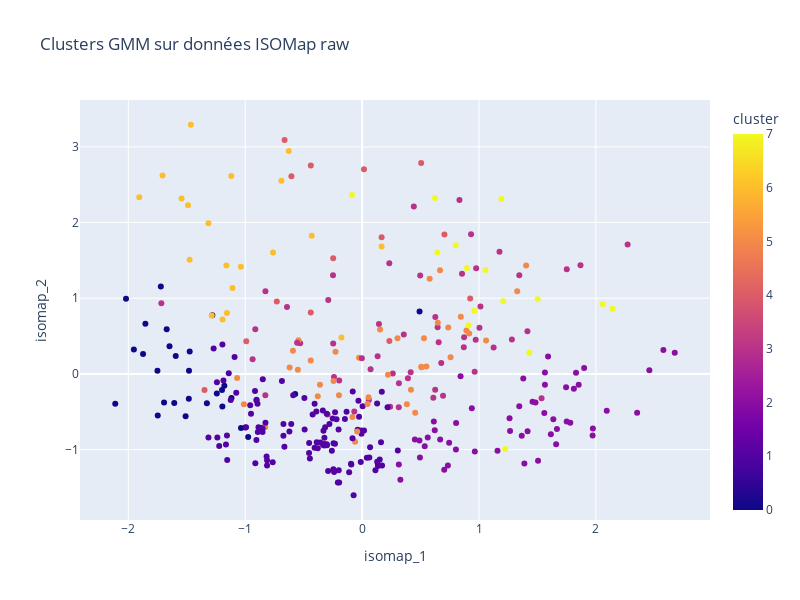
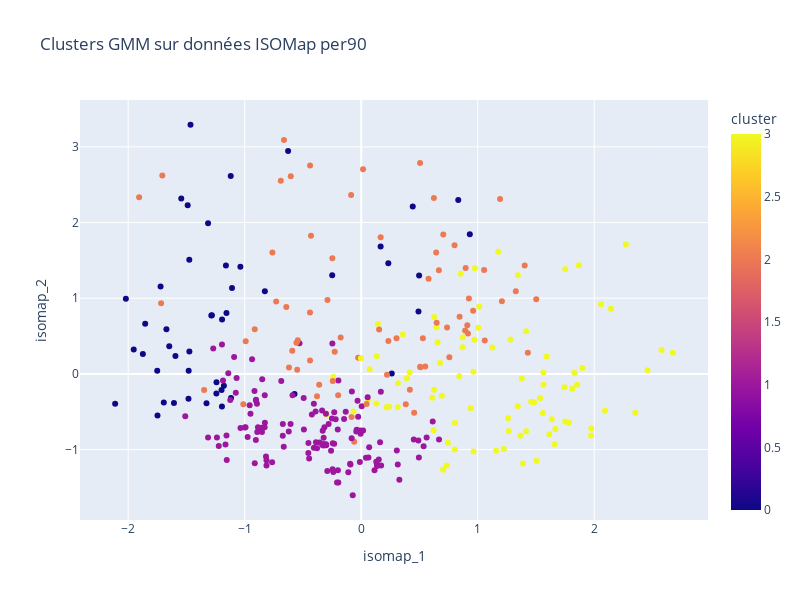

Source (notebook cell) for these figures, in order:
### Markdown cell above
## Results Display

### Code cell
def print_results(X, column1, column2, data_name) :
    fig = px.scatter(
        X,
        x= column1, 
        y= column2, 
        color='cluster', 
        hover_data=['player_name', 'positions'],  # ce qui s'affiche au survol
        title=f"Clusters GMM sur données {data_name}",
        width=800, 
        height=600,
        color_discrete_sequence= None
    )
    fig.show()

print_results(X_gmm_iso_raw, "isomap_1", "isomap_2", "ISOMap raw")
print_results(X_gmm_iso_per90, "isomap_1", "isomap_2", "ISOMap per90")

### Figure 1 — Plotly figure (JSON) as saved in the notebook; plotly's stock layout.template omitted (floating-point values rounded to 4 significant figures; data arrays with more than 128 entries replaced by an {"elided": "..."} marker saying what was removed)
{"data": [{"customdata": {"elided": "333x2 str values"}, "hovertemplate": "isomap_1=%{x}<br>isomap_2=%{y}<br>player_name=%{customdata[0]}<br>positions=%{customdata[1]}<br>cluster=%{marker.color}<extra></extra>", "legendgroup": "", "marker": {"color": {"elided": "333 int values"}, "coloraxis": "coloraxis", "symbol": "circle"}, "mode": "markers", "name": "", "orientation": "v", "showlegend": false, "type": "scatter", "x": {"elided": "333 float values"}, "xaxis": "x", "y": {"elided": "333 float values"}, "yaxis": "y"}], "layout": {"coloraxis": {"colorbar": {"title": {"text": "cluster"}}, "colorscale": [[0, "#0d0887"], [0.1111, "#46039f"], [0.2222, "#7201a8"], [0.3333, "#9c179e"], [0.4444, "#bd3786"], [0.5556, "#d8576b"], [0.6667, "#ed7953"], [0.7778, "#fb9f3a"], [0.8889, "#fdca26"], [1, "#f0f921"]]}, "height": 600, "legend": {"tracegroupgap": 0}, "title": {"text": "Clusters GMM sur données ISOMap raw"}, "width": 800, "xaxis": {"anchor": "y", "domain": [0, 1], "title": {"text": "isomap_1"}}, "yaxis": {"anchor": "x", "domain": [0, 1], "title": {"text": "isomap_2"}}}}

### Figure 2 — Plotly figure (JSON) as saved in the notebook; plotly's stock layout.template omitted (floating-point values rounded to 4 significant figures; data arrays with more than 128 entries replaced by an {"elided": "..."} marker saying what was removed)
{"data": [{"customdata": {"elided": "333x2 str values"}, "hovertemplate": "isomap_1=%{x}<br>isomap_2=%{y}<br>player_name=%{customdata[0]}<br>positions=%{customdata[1]}<br>cluster=%{marker.color}<extra></extra>", "legendgroup": "", "marker": {"color": {"elided": "333 int values"}, "coloraxis": "coloraxis", "symbol": "circle"}, "mode": "markers", "name": "", "orientation": "v", "showlegend": false, "type": "scatter", "x": {"elided": "333 float values"}, "xaxis": "x", "y": {"elided": "333 float values"}, "yaxis": "y"}], "layout": {"coloraxis": {"colorbar": {"title": {"text": "cluster"}}, "colorscale": [[0, "#0d0887"], [0.1111, "#46039f"], [0.2222, "#7201a8"], [0.3333, "#9c179e"], [0.4444, "#bd3786"], [0.5556, "#d8576b"], [0.6667, "#ed7953"], [0.7778, "#fb9f3a"], [0.8889, "#fdca26"], [1, "#f0f921"]]}, "height": 600, "legend": {"tracegroupgap": 0}, "title": {"text": "Clusters GMM sur données ISOMap per90"}, "width": 800, "xaxis": {"anchor": "y", "domain": [0, 1], "title": {"text": "isomap_1"}}, "yaxis": {"anchor": "x", "domain": [0, 1], "title": {"text": "isomap_2"}}}}
